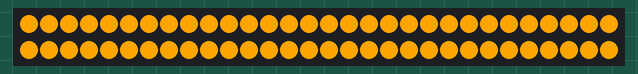
Simulated run of this program. Board: ESP32. Parts: 60 RGB LEDs in strip order, left to right, continuing on the next row.

Above: at 0.1 s.
At 1.1 s:
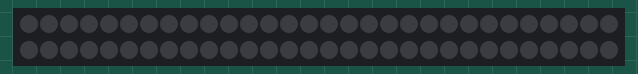

The program:

main.cpp
```cpp
#include <FastLED.h>

// Définir le type de LED et le PIN utilisé
#define LED_PIN 1
#define NUM_LEDS 60

// Déclarer un tableau pour stocker les données des LEDs
CRGB leds[NUM_LEDS];

void setup()
{
  // Initialiser FastLED
  FastLED.addLeds<WS2812, LED_PIN, GRB>(leds, NUM_LEDS);
}

void magmaticLightning()
{
  // Allumer toutes les LEDs en rouge
  for (int i = 0; i < NUM_LEDS; i++)
  {
    leds[i] = CRGB::Orange;
  }
  FastLED.show(); // Mettre à jour les LEDs
  delay(1000);

  // Éteindre toutes les LEDs
  for (int i = 0; i < NUM_LEDS; i++)
  {
    leds[i] = CRGB::Black;
  }
  FastLED.show();
  delay(1000);
}

void loop()
{
  magmaticLightning();
}
```

Measured:
- what the display in image 1 shows lasts 1.0 s, from 1.0 s to 2.0 s
